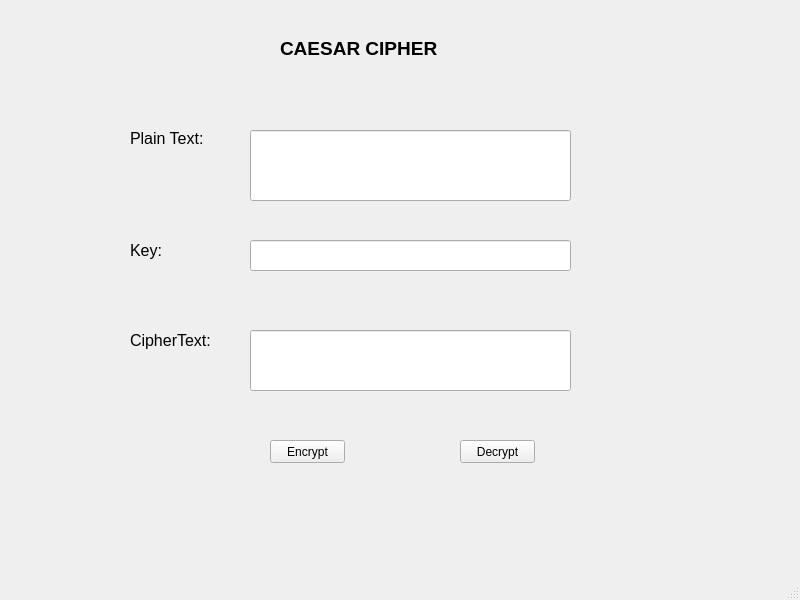
<?xml version="1.0" encoding="UTF-8"?>
<ui version="4.0">
 <class>mainWindow</class>
 <widget class="QMainWindow" name="mainWindow">
  <property name="geometry">
   <rect>
    <x>0</x>
    <y>0</y>
    <width>800</width>
    <height>600</height>
   </rect>
  </property>
  <property name="windowTitle">
   <string>Caesar Cipher</string>
  </property>
  <widget class="QWidget" name="centralwidget">
   <widget class="QLabel" name="label">
    <property name="geometry">
     <rect>
      <x>280</x>
      <y>40</y>
      <width>181</width>
      <height>16</height>
     </rect>
    </property>
    <property name="font">
     <font>
      <pointsize>14</pointsize>
      <weight>75</weight>
      <bold>true</bold>
     </font>
    </property>
    <property name="accessibleName">
     <string/>
    </property>
    <property name="text">
     <string>CAESAR CIPHER</string>
    </property>
   </widget>
   <widget class="QLabel" name="label_2">
    <property name="geometry">
     <rect>
      <x>130</x>
      <y>130</y>
      <width>81</width>
      <height>16</height>
     </rect>
    </property>
    <property name="font">
     <font>
      <pointsize>12</pointsize>
     </font>
    </property>
    <property name="text">
     <string>Plain Text:</string>
    </property>
   </widget>
   <widget class="QLabel" name="label_3">
    <property name="geometry">
     <rect>
      <x>130</x>
      <y>240</y>
      <width>47</width>
      <height>21</height>
     </rect>
    </property>
    <property name="font">
     <font>
      <pointsize>12</pointsize>
     </font>
    </property>
    <property name="text">
     <string>Key:</string>
    </property>
   </widget>
   <widget class="QLabel" name="label_4">
    <property name="geometry">
     <rect>
      <x>130</x>
      <y>330</y>
      <width>91</width>
      <height>21</height>
     </rect>
    </property>
    <property name="font">
     <font>
      <pointsize>12</pointsize>
     </font>
    </property>
    <property name="text">
     <string>CipherText:</string>
    </property>
   </widget>
   <widget class="QLineEdit" name="lineEdit">
    <property name="geometry">
     <rect>
      <x>250</x>
      <y>130</y>
      <width>321</width>
      <height>71</height>
     </rect>
    </property>
   </widget>
   <widget class="QLineEdit" name="lineEdit_2">
    <property name="geometry">
     <rect>
      <x>250</x>
      <y>240</y>
      <width>321</width>
      <height>31</height>
     </rect>
    </property>
   </widget>
   <widget class="QLineEdit" name="lineEdit_3">
    <property name="geometry">
     <rect>
      <x>250</x>
      <y>330</y>
      <width>321</width>
      <height>61</height>
     </rect>
    </property>
   </widget>
   <widget class="QPushButton" name="pushButton">
    <property name="geometry">
     <rect>
      <x>270</x>
      <y>440</y>
      <width>75</width>
      <height>23</height>
     </rect>
    </property>
    <property name="text">
     <string>Encrypt</string>
    </property>
   </widget>
   <widget class="QPushButton" name="pushButton_2">
    <property name="geometry">
     <rect>
      <x>460</x>
      <y>440</y>
      <width>75</width>
      <height>23</height>
     </rect>
    </property>
    <property name="text">
     <string>Decrypt</string>
    </property>
   </widget>
  </widget>
  <widget class="QMenuBar" name="menubar">
   <property name="geometry">
    <rect>
     <x>0</x>
     <y>0</y>
     <width>800</width>
     <height>21</height>
    </rect>
   </property>
  </widget>
  <widget class="QStatusBar" name="statusbar"/>
 </widget>
 <resources/>
 <connections/>
</ui>
